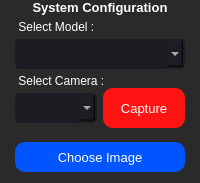
              <widget class="QFrame" name="frame_18">
               <property name="maximumSize">
                <size>
                 <width>400</width>
                 <height>350</height>
                </size>
               </property>
               <property name="styleSheet">
                <string notr="true">color: rgb(255, 255, 255);
background-color: rgb(42,42,42);
border-radius: 10px;</string>
               </property>
               <property name="frameShape">
                <enum>QFrame::StyledPanel</enum>
               </property>
               <property name="frameShadow">
                <enum>QFrame::Raised</enum>
               </property>
               <layout class="QVBoxLayout" name="verticalLayout_13">
                <property name="spacing">
                 <number>5</number>
                </property>
                <property name="leftMargin">
                 <number>15</number>
                </property>
                <property name="topMargin">
                 <number>0</number>
                </property>
                <property name="rightMargin">
                 <number>15</number>
                </property>
                <property name="bottomMargin">
                 <number>11</number>
                </property>
                <item>
                 <widget class="QLabel" name="label_12">
                  <property name="maximumSize">
                   <size>
                    <width>16777215</width>
                    <height>50</height>
                   </size>
                  </property>
                  <property name="font">
                   <font>
                    <pointsize>10</pointsize>
                    <weight>75</weight>
                    <bold>true</bold>
                   </font>
                  </property>
                  <property name="text">
                   <string>System Configuration</string>
                  </property>
                  <property name="alignment">
                   <set>Qt::AlignBottom|Qt::AlignHCenter</set>
                  </property>
                 </widget>
                </item>
                <item>
                 <widget class="QFrame" name="frame_30">
                  <property name="minimumSize">
                   <size>
                    <width>0</width>
                    <height>0</height>
                   </size>
                  </property>
                  <property name="maximumSize">
                   <size>
                    <width>16777215</width>
                    <height>90</height>
                   </size>
                  </property>
                  <property name="frameShape">
                   <enum>QFrame::StyledPanel</enum>
                  </property>
                  <property name="frameShadow">
                   <enum>QFrame::Raised</enum>
                  </property>
                  <layout class="QVBoxLayout" name="verticalLayout_16">
                   <property name="spacing">
                    <number>5</number>
                   </property>
                   <property name="leftMargin">
                    <number>0</number>
                   </property>
                   <property name="topMargin">
                    <number>0</number>
                   </property>
                   <property name="rightMargin">
                    <number>0</number>
                   </property>
                   <property name="bottomMargin">
                    <number>0</number>
                   </property>
                   <item>
                    <widget class="QLabel" name="label_13">
                     <property name="maximumSize">
                      <size>
                       <width>16777215</width>
                       <height>16777215</height>
                      </size>
                     </property>
                     <property name="text">
                      <string> Select Model :</string>
                     </property>
                     <property name="alignment">
                      <set>Qt::AlignBottom|Qt::AlignLeading|Qt::AlignLeft</set>
                     </property>
                    </widget>
                   </item>
                   <item>
                    <widget class="QComboBox" name="comboBox">
                     <property name="minimumSize">
                      <size>
                       <width>0</width>
                       <height>0</height>
                      </size>
                     </property>
                     <property name="font">
                      <font>
                       <family>Segoe UI</family>
                       <pointsize>9</pointsize>
                      </font>
                     </property>
                     <property name="autoFillBackground">
                      <bool>false</bool>
                     </property>
                     <property name="styleSheet">
                      <string notr="true">QComboBox{
	background-color: rgb(27, 29, 35);
	border-radius: 5px;
	border: 2px solid rgb(27, 29, 35);
	padding: 5px;
	padding-left: 10px;
}
QComboBox:hover{
	border: 2px solid rgb(64, 71, 88);
}
QComboBox QAbstractItemView {
	color: rgb(85, 170, 255);	
	background-color: rgb(27, 29, 35);
	padding: 10px;
	selection-background-color: rgb(39, 44, 54);
}</string>
                     </property>
                     <property name="iconSize">
                      <size>
                       <width>16</width>
                       <height>16</height>
                      </size>
                     </property>
                     <property name="frame">
                      <bool>true</bool>
                     </property>
                    </widget>
                   </item>
                  </layout>
                 </widget>
                </item>
                <item>
                 <widget class="QFrame" name="frame_31">
                  <property name="frameShape">
                   <enum>QFrame::StyledPanel</enum>
                  </property>
                  <property name="frameShadow">
                   <enum>QFrame::Raised</enum>
                  </property>
                  <layout class="QVBoxLayout" name="verticalLayout_7">
                   <property name="spacing">
                    <number>0</number>
                   </property>
                   <property name="leftMargin">
                    <number>0</number>
                   </property>
                   <property name="topMargin">
                    <number>0</number>
                   </property>
                   <property name="rightMargin">
                    <number>0</number>
                   </property>
                   <property name="bottomMargin">
                    <number>0</number>
                   </property>
                   <item>
                    <widget class="QFrame" name="frame_34">
                     <property name="maximumSize">
                      <size>
                       <width>16777215</width>
                       <height>40</height>
                      </size>
                     </property>
                     <property name="frameShape">
                      <enum>QFrame::StyledPanel</enum>
                     </property>
                     <property name="frameShadow">
                      <enum>QFrame::Raised</enum>
                     </property>
                     <layout class="QHBoxLayout" name="horizontalLayout_14">
                      <property name="spacing">
                       <number>0</number>
                      </property>
                      <property name="leftMargin">
                       <number>0</number>
                      </property>
                      <property name="topMargin">
                       <number>0</number>
                      </property>
                      <property name="rightMargin">
                       <number>0</number>
                      </property>
                      <property name="bottomMargin">
                       <number>0</number>
                      </property>
                      <item>
                       <widget class="QLabel" name="label_15">
                        <property name="maximumSize">
                         <size>
                          <width>16777215</width>
                          <height>16777215</height>
                         </size>
                        </property>
                        <property name="text">
                         <string> Select Camera :</string>
                        </property>
                        <property name="alignment">
                         <set>Qt::AlignBottom|Qt::AlignLeading|Qt::AlignLeft</set>
                        </property>
                       </widget>
                      </item>
                     </layout>
                    </widget>
                   </item>
                   <item>
                    <widget class="QFrame" name="frame_33">
                     <property name="frameShape">
                      <enum>QFrame::StyledPanel</enum>
                     </property>
                     <property name="frameShadow">
                      <enum>QFrame::Raised</enum>
                     </property>
                     <layout class="QHBoxLayout" name="horizontalLayout_13">
                      <property name="leftMargin">
                       <number>0</number>
                      </property>
                      <property name="topMargin">
                       <number>0</number>
                      </property>
                      <property name="rightMargin">
                       <number>0</number>
                      </property>
                      <property name="bottomMargin">
                       <number>9</number>
                      </property>
                      <item>
                       <widget class="QComboBox" name="comboBox_2">
                        <property name="minimumSize">
                         <size>
                          <width>0</width>
                          <height>0</height>
                         </size>
                        </property>
                        <property name="font">
                         <font>
                          <family>Segoe UI</family>
                          <pointsize>9</pointsize>
                         </font>
                        </property>
                        <property name="autoFillBackground">
                         <bool>false</bool>
                        </property>
                        <property name="styleSheet">
                         <string notr="true">QComboBox{
	background-color: rgb(27, 29, 35);
	border-radius: 5px;
	border: 2px solid rgb(27, 29, 35);
	padding: 5px;
	padding-left: 10px;
}
QComboBox:hover{
	border: 2px solid rgb(64, 71, 88);
}
QComboBox QAbstractItemView {
	color: rgb(85, 170, 255);	
	background-color: rgb(27, 29, 35);
	padding: 10px;
	selection-background-color: rgb(39, 44, 54);
}</string>
                        </property>
                        <property name="iconSize">
                         <size>
                          <width>16</width>
                          <height>16</height>
                         </size>
                        </property>
                        <property name="frame">
                         <bool>true</bool>
                        </property>
                       </widget>
                      </item>
                      <item>
                       <widget class="QPushButton" name="tombolFoto">
                        <property name="minimumSize">
                         <size>
                          <width>0</width>
                          <height>40</height>
                         </size>
                        </property>
                        <property name="maximumSize">
                         <size>
                          <width>90</width>
                          <height>16777215</height>
                         </size>
                        </property>
                        <property name="font">
                         <font>
                          <pointsize>10</pointsize>
                         </font>
                        </property>
                        <property name="styleSheet">
                         <string notr="true">QPushButton {
	image: url(:/20x20/icons/20x20/cil-home.png);
	background-position: center;
	background-repeat: no-reperat;
	border: none;
	background-color: rgb(255, 19, 19);
}
QPushButton:hover {
	background-color: rgb(33, 37, 43);
	background-color: rgb(26, 29, 34);
	background-color: rgb(42,42,42);
}
QPushButton:pressed {	
	background-color: rgb(0, 0, 0);
}</string>
                        </property>
                        <property name="text">
                         <string>Capture</string>
                        </property>
                       </widget>
                      </item>
                     </layout>
                    </widget>
                   </item>
                  </layout>
                 </widget>
                </item>
                <item>
                 <widget class="QPushButton" name="tombolDirektori">
                  <property name="minimumSize">
                   <size>
                    <width>0</width>
                    <height>30</height>
                   </size>
                  </property>
                  <property name="font">
                   <font>
                    <pointsize>10</pointsize>
                   </font>
                  </property>
                  <property name="styleSheet">
                   <string notr="true">QPushButton {
	image: url(:/20x20/icons/20x20/cil-home.png);
	background-position: center;
	background-repeat: no-reperat;
	border: none;
	background-color: rgb(121, 44, 255);
	background-color: rgb(255, 175, 62);
	background-color: rgb(0, 85, 255);
}
QPushButton:hover {
	background-color: rgb(33, 37, 43);
	background-color: rgb(26, 29, 34);
	background-color: rgb(42,42,42);
}
QPushButton:pressed {	
	background-color: rgb(0, 0, 0);
}</string>
                  </property>
                  <property name="text">
                   <string>Choose Image</string>
                  </property>
                 </widget>
                </item>
               </layout>
              </widget>
